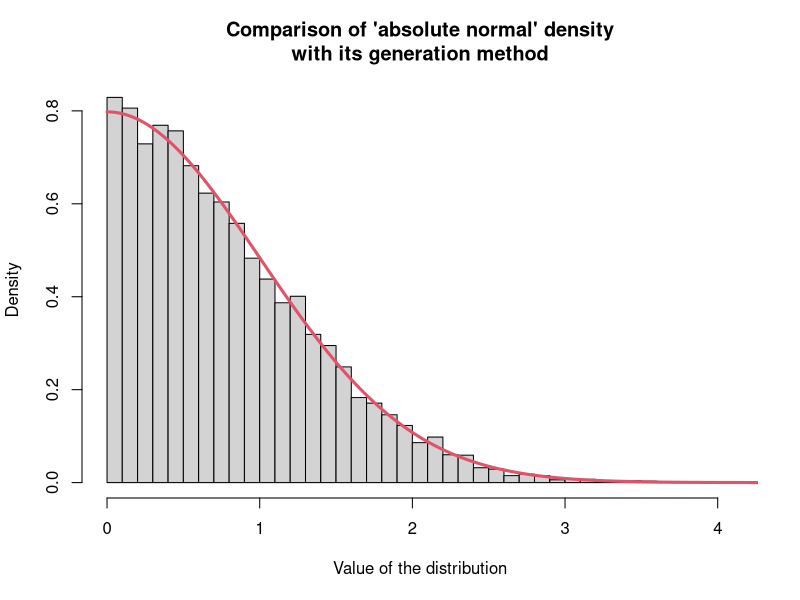

Generate this figure with R:
rand.unif1 <- runif(10000)
rand.unif2 <- runif(10000)

rand.abs.norm <- sqrt(-2 * log(rand.unif2)) * abs(cos(2 * pi * rand.unif1))

# absolute normal

jpeg("abs_normal.jpeg")
hist(rand.abs.norm, prob = TRUE, breaks = 30, main = "Comparison of 'absolute normal' density\nwith its generation method", xlab = "Value of the distribution")
pts <- seq(0, 10, by = 0.01)
abs.norm.density <- 2 * dnorm(pts)
lines(pts, abs.norm.density, col = 2, lwd = 3)
dev.off()
